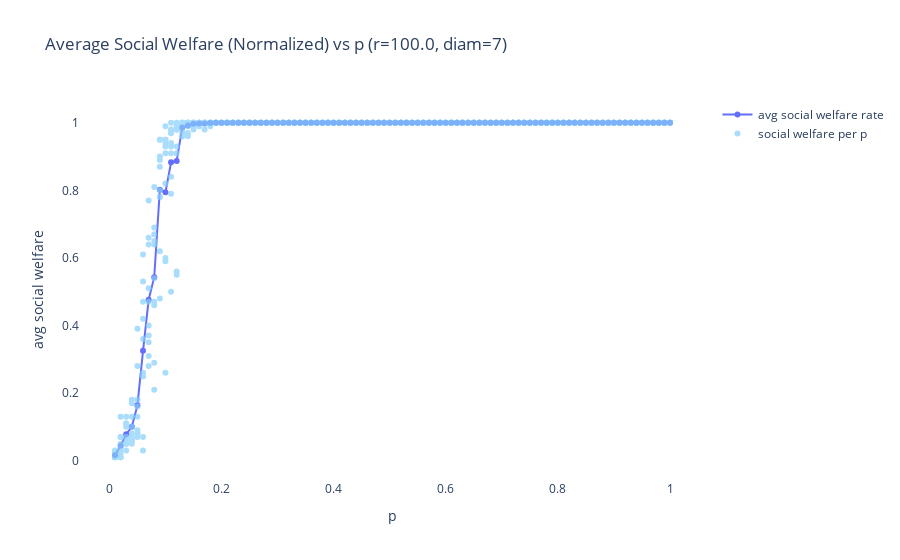
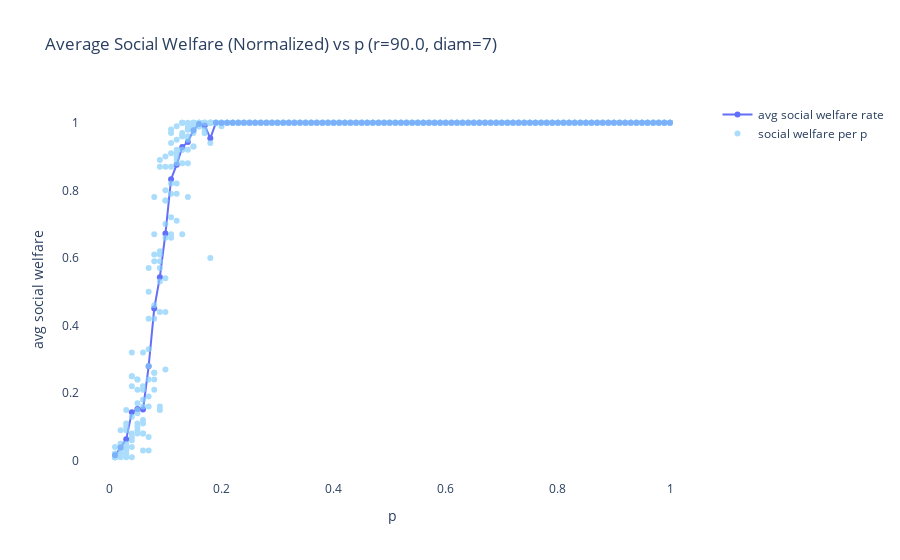
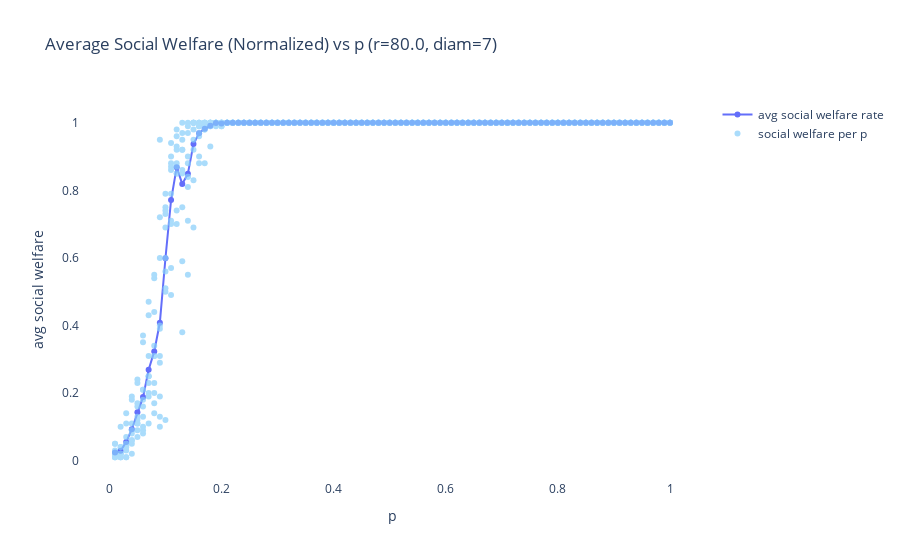
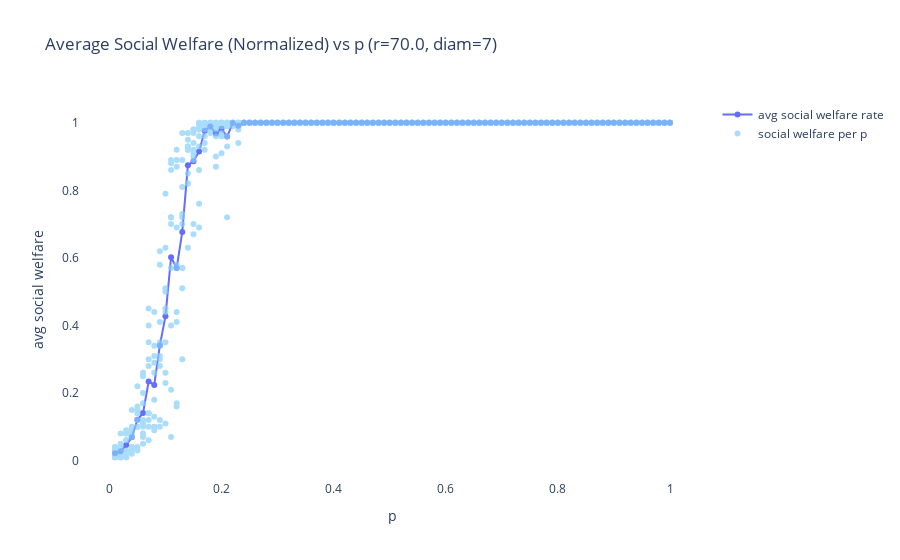

Notebook code cell kept with these figures, in order:
### Markdown cell above
## Evenly distributed resources

### Code cell
run_sim(num_vertices, regularity, create_cm)

### Figure 1 — Plotly figure (JSON) as saved in the notebook; plotly's stock layout.template omitted (floating-point values rounded to 4 significant figures; data arrays with more than 128 entries replaced by an {"elided": "..."} marker saying what was removed)
{"data": [{"hoverinfo": "skip", "mode": "lines+markers", "name": "avg social welfare rate", "type": "scatter", "x": [1, 0.99, 0.98, 0.97, 0.96, 0.95, 0.94, 0.93, 0.92, 0.91, 0.9, 0.89, 0.88, 0.87, 0.86, 0.85, 0.84, 0.83, 0.82, 0.81, 0.8, 0.79, 0.78, 0.77, 0.76, 0.75, 0.74, 0.73, 0.72, 0.71, 0.7, 0.69, 0.68, 0.67, 0.66, 0.65, 0.64, 0.63, 0.62, 0.61, 0.6, 0.59, 0.58, 0.57, 0.56, 0.55, 0.54, 0.53, 0.52, 0.51, 0.5, 0.49, 0.48, 0.47, 0.46, 0.45, 0.44, 0.43, 0.42, 0.41, 0.4, 0.39, 0.38, 0.37, 0.36, 0.35, 0.34, 0.33, 0.32, 0.31, 0.3, 0.29, 0.28, 0.27, 0.26, 0.25, 0.24, 0.23, 0.22, 0.21, 0.2, 0.19, 0.18, 0.17, 0.16, 0.15, 0.14, 0.13, 0.12, 0.11, 0.1, 0.09, 0.08, 0.07, 0.06, 0.05, 0.04, 0.03, 0.02, 0.01], "y": [1, 1, 1, 1, 1, 1, 1, 1, 1, 1, 1, 1, 1, 1, 1, 1, 1, 1, 1, 1, 1, 1, 1, 1, 1, 1, 1, 1, 1, 1, 1, 1, 1, 1, 1, 1, 1, 1, 1, 1, 1, 1, 1, 1, 1, 1, 1, 1, 1, 1, 1, 1, 1, 1, 1, 1, 1, 1, 1, 1, 1, 1, 1, 1, 1, 1, 1, 1, 1, 1, 1, 1, 1, 1, 1, 1, 1, 1, 1, 1, 1, 1, 0.999, 0.998, 0.998, 0.997, 0.992, 0.986, 0.887, 0.883, 0.794, 0.802, 0.543, 0.476, 0.325, 0.164, 0.1, 0.078, 0.044, 0.016]}, {"hoverinfo": "skip", "marker": {"color": "LightSkyBlue"}, "mode": "markers", "name": "social welfare per p", "opacity": 0.7, "type": "scatter", "x": {"elided": "1000 float values"}, "y": {"elided": "1000 float values"}}], "layout": {"plot_bgcolor": "rgba(0,0,0,0)", "showlegend": true, "title": {"text": "Average Social Welfare (Normalized) vs p (r=100.0, diam=7)"}, "xaxis": {"title": {"text": "p"}}, "yaxis": {"title": {"text": "avg social welfare"}}}}

### Figure 2 — Plotly figure (JSON) as saved in the notebook; plotly's stock layout.template omitted (floating-point values rounded to 4 significant figures; data arrays with more than 128 entries replaced by an {"elided": "..."} marker saying what was removed)
{"data": [{"hoverinfo": "skip", "mode": "lines+markers", "name": "avg social welfare rate", "type": "scatter", "x": [1, 0.99, 0.98, 0.97, 0.96, 0.95, 0.94, 0.93, 0.92, 0.91, 0.9, 0.89, 0.88, 0.87, 0.86, 0.85, 0.84, 0.83, 0.82, 0.81, 0.8, 0.79, 0.78, 0.77, 0.76, 0.75, 0.74, 0.73, 0.72, 0.71, 0.7, 0.69, 0.68, 0.67, 0.66, 0.65, 0.64, 0.63, 0.62, 0.61, 0.6, 0.59, 0.58, 0.57, 0.56, 0.55, 0.54, 0.53, 0.52, 0.51, 0.5, 0.49, 0.48, 0.47, 0.46, 0.45, 0.44, 0.43, 0.42, 0.41, 0.4, 0.39, 0.38, 0.37, 0.36, 0.35, 0.34, 0.33, 0.32, 0.31, 0.3, 0.29, 0.28, 0.27, 0.26, 0.25, 0.24, 0.23, 0.22, 0.21, 0.2, 0.19, 0.18, 0.17, 0.16, 0.15, 0.14, 0.13, 0.12, 0.11, 0.1, 0.09, 0.08, 0.07, 0.06, 0.05, 0.04, 0.03, 0.02, 0.01], "y": [1, 1, 1, 1, 1, 1, 1, 1, 1, 1, 1, 1, 1, 1, 1, 1, 1, 1, 1, 1, 1, 1, 1, 1, 1, 1, 1, 1, 1, 1, 1, 1, 1, 1, 1, 1, 1, 1, 1, 1, 1, 1, 1, 1, 1, 1, 1, 1, 1, 1, 1, 1, 1, 1, 1, 1, 1, 1, 1, 1, 1, 1, 1, 1, 1, 1, 1, 1, 1, 1, 1, 1, 1, 1, 1, 1, 1, 1, 1, 1, 0.999, 1, 0.954, 0.992, 0.996, 0.978, 0.943, 0.928, 0.876, 0.833, 0.672, 0.543, 0.45, 0.279, 0.151, 0.153, 0.143, 0.063, 0.039, 0.016]}, {"hoverinfo": "skip", "marker": {"color": "LightSkyBlue"}, "mode": "markers", "name": "social welfare per p", "opacity": 0.7, "type": "scatter", "x": {"elided": "1000 float values"}, "y": {"elided": "1000 float values"}}], "layout": {"plot_bgcolor": "rgba(0,0,0,0)", "showlegend": true, "title": {"text": "Average Social Welfare (Normalized) vs p (r=90.0, diam=7)"}, "xaxis": {"title": {"text": "p"}}, "yaxis": {"title": {"text": "avg social welfare"}}}}

### Figure 3 — Plotly figure (JSON) as saved in the notebook; plotly's stock layout.template omitted (floating-point values rounded to 4 significant figures; data arrays with more than 128 entries replaced by an {"elided": "..."} marker saying what was removed)
{"data": [{"hoverinfo": "skip", "mode": "lines+markers", "name": "avg social welfare rate", "type": "scatter", "x": [1, 0.99, 0.98, 0.97, 0.96, 0.95, 0.94, 0.93, 0.92, 0.91, 0.9, 0.89, 0.88, 0.87, 0.86, 0.85, 0.84, 0.83, 0.82, 0.81, 0.8, 0.79, 0.78, 0.77, 0.76, 0.75, 0.74, 0.73, 0.72, 0.71, 0.7, 0.69, 0.68, 0.67, 0.66, 0.65, 0.64, 0.63, 0.62, 0.61, 0.6, 0.59, 0.58, 0.57, 0.56, 0.55, 0.54, 0.53, 0.52, 0.51, 0.5, 0.49, 0.48, 0.47, 0.46, 0.45, 0.44, 0.43, 0.42, 0.41, 0.4, 0.39, 0.38, 0.37, 0.36, 0.35, 0.34, 0.33, 0.32, 0.31, 0.3, 0.29, 0.28, 0.27, 0.26, 0.25, 0.24, 0.23, 0.22, 0.21, 0.2, 0.19, 0.18, 0.17, 0.16, 0.15, 0.14, 0.13, 0.12, 0.11, 0.1, 0.09, 0.08, 0.07, 0.06, 0.05, 0.04, 0.03, 0.02, 0.01], "y": [1, 1, 1, 1, 1, 1, 1, 1, 1, 1, 1, 1, 1, 1, 1, 1, 1, 1, 1, 1, 1, 1, 1, 1, 1, 1, 1, 1, 1, 1, 1, 1, 1, 1, 1, 1, 1, 1, 1, 1, 1, 1, 1, 1, 1, 1, 1, 1, 1, 1, 1, 1, 1, 1, 1, 1, 1, 1, 1, 1, 1, 1, 1, 1, 1, 1, 1, 1, 1, 1, 1, 1, 1, 1, 1, 1, 1, 1, 1, 1, 0.998, 0.999, 0.991, 0.982, 0.969, 0.937, 0.849, 0.819, 0.868, 0.771, 0.599, 0.408, 0.323, 0.269, 0.188, 0.143, 0.093, 0.055, 0.029, 0.024]}, {"hoverinfo": "skip", "marker": {"color": "LightSkyBlue"}, "mode": "markers", "name": "social welfare per p", "opacity": 0.7, "type": "scatter", "x": {"elided": "1000 float values"}, "y": {"elided": "1000 float values"}}], "layout": {"plot_bgcolor": "rgba(0,0,0,0)", "showlegend": true, "title": {"text": "Average Social Welfare (Normalized) vs p (r=80.0, diam=7)"}, "xaxis": {"title": {"text": "p"}}, "yaxis": {"title": {"text": "avg social welfare"}}}}

### Figure 4 — Plotly figure (JSON) as saved in the notebook; plotly's stock layout.template omitted (floating-point values rounded to 4 significant figures; data arrays with more than 128 entries replaced by an {"elided": "..."} marker saying what was removed)
{"data": [{"hoverinfo": "skip", "mode": "lines+markers", "name": "avg social welfare rate", "type": "scatter", "x": [1, 0.99, 0.98, 0.97, 0.96, 0.95, 0.94, 0.93, 0.92, 0.91, 0.9, 0.89, 0.88, 0.87, 0.86, 0.85, 0.84, 0.83, 0.82, 0.81, 0.8, 0.79, 0.78, 0.77, 0.76, 0.75, 0.74, 0.73, 0.72, 0.71, 0.7, 0.69, 0.68, 0.67, 0.66, 0.65, 0.64, 0.63, 0.62, 0.61, 0.6, 0.59, 0.58, 0.57, 0.56, 0.55, 0.54, 0.53, 0.52, 0.51, 0.5, 0.49, 0.48, 0.47, 0.46, 0.45, 0.44, 0.43, 0.42, 0.41, 0.4, 0.39, 0.38, 0.37, 0.36, 0.35, 0.34, 0.33, 0.32, 0.31, 0.3, 0.29, 0.28, 0.27, 0.26, 0.25, 0.24, 0.23, 0.22, 0.21, 0.2, 0.19, 0.18, 0.17, 0.16, 0.15, 0.14, 0.13, 0.12, 0.11, 0.1, 0.09, 0.08, 0.07, 0.06, 0.05, 0.04, 0.03, 0.02, 0.01], "y": [1, 1, 1, 1, 1, 1, 1, 1, 1, 1, 1, 1, 1, 1, 1, 1, 1, 1, 1, 1, 1, 1, 1, 1, 1, 1, 1, 1, 1, 1, 1, 1, 1, 1, 1, 1, 1, 1, 1, 1, 1, 1, 1, 1, 1, 1, 1, 1, 1, 1, 1, 1, 1, 1, 1, 1, 1, 1, 1, 1, 1, 1, 1, 1, 1, 1, 1, 1, 1, 1, 1, 1, 1, 1, 1, 1, 1, 0.991, 0.999, 0.959, 0.982, 0.968, 0.989, 0.976, 0.915, 0.886, 0.874, 0.677, 0.57, 0.602, 0.427, 0.341, 0.224, 0.234, 0.141, 0.121, 0.069, 0.046, 0.028, 0.022]}, {"hoverinfo": "skip", "marker": {"color": "LightSkyBlue"}, "mode": "markers", "name": "social welfare per p", "opacity": 0.7, "type": "scatter", "x": {"elided": "1000 float values"}, "y": {"elided": "1000 float values"}}], "layout": {"plot_bgcolor": "rgba(0,0,0,0)", "showlegend": true, "title": {"text": "Average Social Welfare (Normalized) vs p (r=70.0, diam=7)"}, "xaxis": {"title": {"text": "p"}}, "yaxis": {"title": {"text": "avg social welfare"}}}}
